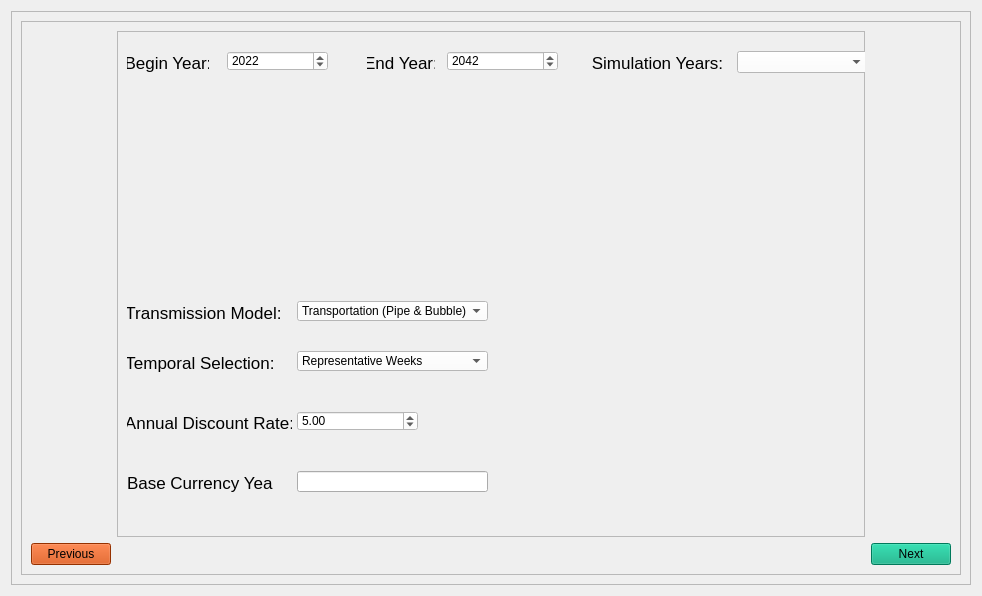
<?xml version="1.0" encoding="UTF-8"?>
<ui version="4.0">
 <class>planning_model</class>
 <widget class="QWidget" name="planning_model">
  <property name="geometry">
   <rect>
    <x>0</x>
    <y>0</y>
    <width>982</width>
    <height>596</height>
   </rect>
  </property>
  <property name="windowTitle">
   <string>Form</string>
  </property>
  <property name="styleSheet">
   <string notr="true">QLabel {
	font: 13pt;
}</string>
  </property>
  <layout class="QVBoxLayout" name="verticalLayout">
   <item>
    <widget class="QFrame" name="frame_2">
     <property name="frameShape">
      <enum>QFrame::StyledPanel</enum>
     </property>
     <property name="frameShadow">
      <enum>QFrame::Raised</enum>
     </property>
     <layout class="QGridLayout" name="gridLayout">
      <item row="0" column="0">
       <widget class="QFrame" name="frame">
        <property name="frameShape">
         <enum>QFrame::StyledPanel</enum>
        </property>
        <property name="frameShadow">
         <enum>QFrame::Raised</enum>
        </property>
        <layout class="QGridLayout" name="gridLayout_2">
         <item row="4" column="1">
          <spacer name="horizontalSpacer">
           <property name="orientation">
            <enum>Qt::Horizontal</enum>
           </property>
           <property name="sizeHint" stdset="0">
            <size>
             <width>40</width>
             <height>20</height>
            </size>
           </property>
          </spacer>
         </item>
         <item row="4" column="2">
          <widget class="QPushButton" name="next_button">
           <property name="styleSheet">
            <string notr="true">background-color: rgb(0, 170, 127);
font: 700 12pt &quot;Segoe UI&quot;;</string>
           </property>
           <property name="text">
            <string>Next</string>
           </property>
          </widget>
         </item>
         <item row="4" column="0">
          <widget class="QPushButton" name="previous_button">
           <property name="styleSheet">
            <string notr="true">background-color: rgb(208, 69, 0);
font: 700 12pt &quot;Segoe UI&quot;;
</string>
           </property>
           <property name="text">
            <string>Previous</string>
           </property>
          </widget>
         </item>
         <item row="1" column="1">
          <widget class="QFrame" name="frame_3">
           <property name="frameShape">
            <enum>QFrame::StyledPanel</enum>
           </property>
           <property name="frameShadow">
            <enum>QFrame::Raised</enum>
           </property>
           <widget class="QLabel" name="label_6">
            <property name="geometry">
             <rect>
              <x>250</x>
              <y>20</y>
              <width>68</width>
              <height>23</height>
             </rect>
            </property>
            <property name="text">
             <string>End Year:</string>
            </property>
            <property name="alignment">
             <set>Qt::AlignCenter</set>
            </property>
           </widget>
           <widget class="QLabel" name="label_5">
            <property name="geometry">
             <rect>
              <x>10</x>
              <y>320</y>
              <width>146</width>
              <height>23</height>
             </rect>
            </property>
            <property name="styleSheet">
             <string notr="true">color: rgb(0, 0, 0);</string>
            </property>
            <property name="text">
             <string>Temporal Selection:</string>
            </property>
            <property name="alignment">
             <set>Qt::AlignCenter</set>
            </property>
           </widget>
           <widget class="QLabel" name="label_4">
            <property name="geometry">
             <rect>
              <x>10</x>
              <y>20</y>
              <width>82</width>
              <height>23</height>
             </rect>
            </property>
            <property name="text">
             <string>Begin Year:</string>
            </property>
            <property name="alignment">
             <set>Qt::AlignCenter</set>
            </property>
           </widget>
           <widget class="QLabel" name="label">
            <property name="geometry">
             <rect>
              <x>10</x>
              <y>380</y>
              <width>165</width>
              <height>23</height>
             </rect>
            </property>
            <property name="text">
             <string>Annual Discount Rate:</string>
            </property>
            <property name="alignment">
             <set>Qt::AlignCenter</set>
            </property>
           </widget>
           <widget class="QLabel" name="label_2">
            <property name="geometry">
             <rect>
              <x>470</x>
              <y>20</y>
              <width>141</width>
              <height>23</height>
             </rect>
            </property>
            <property name="text">
             <string>Simulation Years:</string>
            </property>
            <property name="alignment">
             <set>Qt::AlignCenter</set>
            </property>
           </widget>
           <widget class="QLabel" name="label_3">
            <property name="geometry">
             <rect>
              <x>10</x>
              <y>270</y>
              <width>153</width>
              <height>23</height>
             </rect>
            </property>
            <property name="text">
             <string>Transmission Model:</string>
            </property>
            <property name="alignment">
             <set>Qt::AlignCenter</set>
            </property>
           </widget>
           <widget class="QDateEdit" name="begin_date">
            <property name="geometry">
             <rect>
              <x>110</x>
              <y>20</y>
              <width>101</width>
              <height>20</height>
             </rect>
            </property>
            <property name="styleSheet">
             <string notr="true">background-color: rgb(255, 255, 255);
</string>
            </property>
            <property name="displayFormat">
             <string>yyyy</string>
            </property>
            <property name="date">
             <date>
              <year>2022</year>
              <month>1</month>
              <day>1</day>
             </date>
            </property>
           </widget>
           <widget class="QDateEdit" name="end_date">
            <property name="geometry">
             <rect>
              <x>330</x>
              <y>20</y>
              <width>111</width>
              <height>20</height>
             </rect>
            </property>
            <property name="styleSheet">
             <string notr="true">background-color: rgb(255, 255, 255);</string>
            </property>
            <property name="currentSection">
             <enum>QDateTimeEdit::YearSection</enum>
            </property>
            <property name="displayFormat">
             <string>yyyy</string>
            </property>
            <property name="date">
             <date>
              <year>2042</year>
              <month>1</month>
              <day>1</day>
             </date>
            </property>
           </widget>
           <widget class="QComboBox" name="transmission_box">
            <property name="geometry">
             <rect>
              <x>180</x>
              <y>270</y>
              <width>191</width>
              <height>20</height>
             </rect>
            </property>
            <property name="styleSheet">
             <string notr="true">background-color: rgb(255, 255, 255);</string>
            </property>
            <item>
             <property name="text">
              <string>Transportation (Pipe &amp; Bubble)</string>
             </property>
            </item>
            <item>
             <property name="text">
              <string>Copper Sheet</string>
             </property>
            </item>
            <item>
             <property name="text">
              <string>DC Power Flow</string>
             </property>
            </item>
           </widget>
           <widget class="QComboBox" name="temporal_box">
            <property name="geometry">
             <rect>
              <x>180</x>
              <y>320</y>
              <width>191</width>
              <height>20</height>
             </rect>
            </property>
            <property name="styleSheet">
             <string notr="true">background-color: rgb(255, 255, 255);</string>
            </property>
            <item>
             <property name="text">
              <string>Representative Weeks</string>
             </property>
            </item>
            <item>
             <property name="text">
              <string>Seasonal Blocks</string>
             </property>
            </item>
            <item>
             <property name="text">
              <string>8760 Analysis</string>
             </property>
            </item>
           </widget>
           <widget class="QDoubleSpinBox" name="annual_discount_factor">
            <property name="geometry">
             <rect>
              <x>180</x>
              <y>380</y>
              <width>121</width>
              <height>20</height>
             </rect>
            </property>
            <property name="styleSheet">
             <string notr="true">background-color: rgb(255, 255, 255);</string>
            </property>
            <property name="minimum">
             <double>0.500000000000000</double>
            </property>
            <property name="maximum">
             <double>50.000000000000000</double>
            </property>
            <property name="stepType">
             <enum>QAbstractSpinBox::DefaultStepType</enum>
            </property>
            <property name="value">
             <double>5.000000000000000</double>
            </property>
           </widget>
           <widget class="QLineEdit" name="base_currency_year">
            <property name="geometry">
             <rect>
              <x>180</x>
              <y>440</y>
              <width>191</width>
              <height>21</height>
             </rect>
            </property>
           </widget>
           <widget class="QLabel" name="label_7">
            <property name="geometry">
             <rect>
              <x>10</x>
              <y>440</y>
              <width>146</width>
              <height>23</height>
             </rect>
            </property>
            <property name="text">
             <string>Base Currency Year:</string>
            </property>
           </widget>
           <widget class="QComboBox" name="sim_years">
            <property name="geometry">
             <rect>
              <x>620</x>
              <y>20</y>
              <width>131</width>
              <height>22</height>
             </rect>
            </property>
            <property name="styleSheet">
             <string notr="true">background-color: rgb(255, 255, 255);</string>
            </property>
           </widget>
           <widget class="QFrame" name="year_button_frame">
            <property name="geometry">
             <rect>
              <x>-60</x>
              <y>70</y>
              <width>831</width>
              <height>201</height>
             </rect>
            </property>
            <property name="styleSheet">
             <string notr="true">border-color: rgb(0, 0, 0);</string>
            </property>
            <layout class="QGridLayout" name="year_button_layout"/>
           </widget>
          </widget>
         </item>
        </layout>
       </widget>
      </item>
     </layout>
    </widget>
   </item>
  </layout>
 </widget>
 <resources/>
 <connections/>
</ui>
